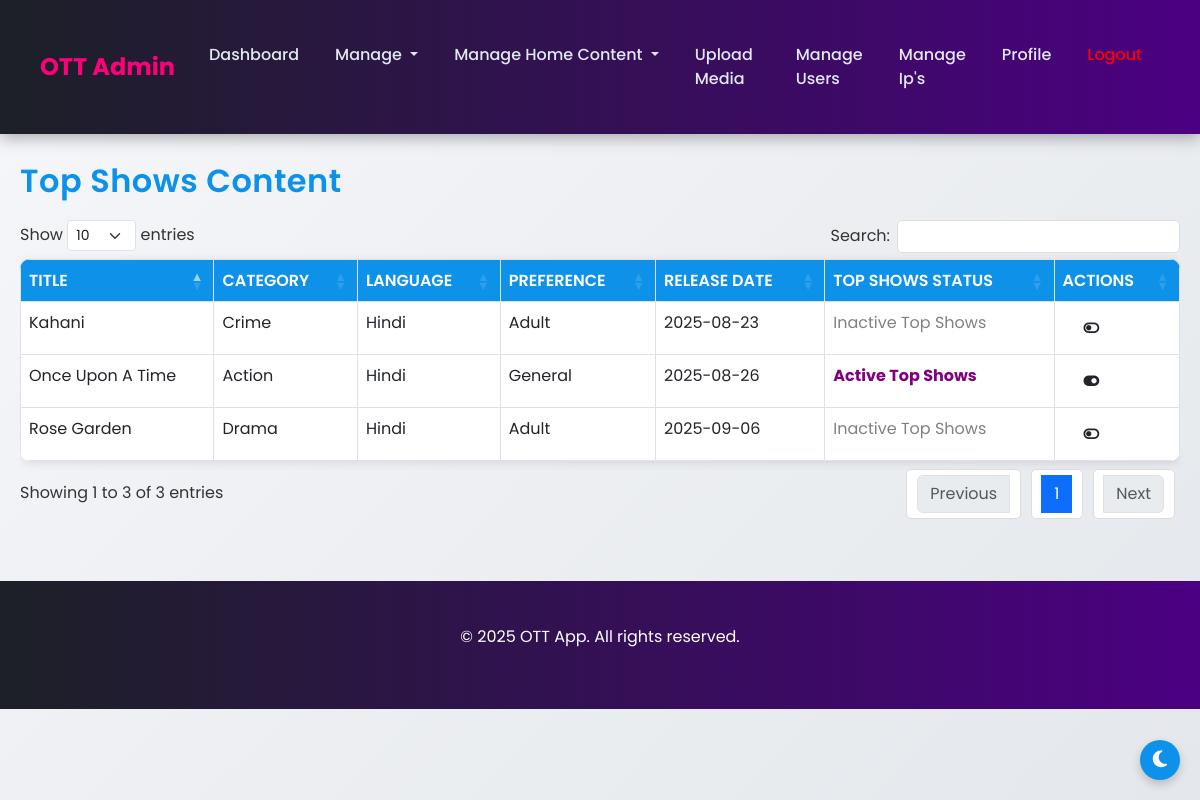
The app's page /admin/manage_home_topshows.php (signed in) with its own data.
### tables this page shows
CREATE TABLE `content` (
  `content_id` int(11) NOT NULL,
  `title` varchar(100) NOT NULL,
  `description` text DEFAULT NULL,
  `category_id` int(11) DEFAULT NULL,
  `thumbnail_url` text DEFAULT NULL,
  `video_url` varchar(255) DEFAULT NULL,
  `duration` int(11) DEFAULT NULL,
  `release_date` date DEFAULT NULL,
  `created_at` timestamp NOT NULL DEFAULT current_timestamp(),
  `status` enum('active','inactive') NOT NULL DEFAULT 'active',
  `content_type` varchar(255) DEFAULT NULL,
  `language_id` int(11) DEFAULT NULL,
  `preference_id` int(11) DEFAULT NULL,
  `trailer_url` varchar(255) DEFAULT NULL,
  `banner` tinyint(1) DEFAULT 0 COMMENT '1 for active banner, 0 for inactive banner',
  `top_shows` tinyint(1) DEFAULT 0 COMMENT '1 for active top_shows, 0 for inactive top_shows',
  `binge_worthy` tinyint(1) DEFAULT 0 COMMENT '1 for Binge Worthy, 0 for not Binge Worthy',
  `bollywood_binge` tinyint(1) DEFAULT 0 COMMENT '1 for Bollywoord Binge, 0 for not Bollywood Binge',
  `dubbed_in_hindi` tinyint(1) DEFAULT 0 COMMENT '1 for Dubbed In Hindi, 0 for not Dubbed In Hindi',
  `plan` varchar(20) DEFAULT 'free' COMMENT 'Plan type (e.g., free, paid)',
  `industry` varchar(100) DEFAULT NULL COMMENT 'Industry (e.g., Hollywood, Bollywood)'
);

CREATE TABLE `categories` (
  `category_id` int(11) NOT NULL,
  `name` varchar(50) NOT NULL,
  `status` enum('active','inactive') NOT NULL DEFAULT 'active',
  `main_category_id` int(11) NOT NULL DEFAULT 1
);

CREATE TABLE `languages` (
  `language_id` int(11) NOT NULL,
  `name` varchar(100) NOT NULL,
  `status` enum('active','inactive') DEFAULT 'active'
);

CREATE TABLE `content_preferences` (
  `preference_id` int(11) NOT NULL,
  `preference_name` varchar(50) NOT NULL,
  `description` varchar(255) DEFAULT NULL,
  `status` tinyint(1) NOT NULL DEFAULT 1,
  `created_at` timestamp NOT NULL DEFAULT current_timestamp()
);

### admin/manage_home_topshows.php (the view, shortened to what this page needs)
<?php
include '../api/config.php';
?>
<?php include 'includes/header.php'; ?>
<?php include 'includes/navbar.php'; ?>
<div class="container-fluid">
    <h2 class="mt-2">Top Shows Content</h2>
    <div class="table-responsive">
        <table id="contentTable" class="table table-bordered">
            <thead>
                <tr>
                    <th>Title</th>
                    <th>Category</th>
                    <th>Language</th>
                    <th>Preference</th>
                    <th>Release Date</th>
                    <th>Top Shows Status</th>
                    <th>Actions</th>
                </tr>
            </thead>
            <tbody>
                <?php
                $result = $conn->query("SELECT c.*, cat.name as category_name, l.name as language_name, cp.preference_name
                                        FROM content c
                                        JOIN categories cat ON c.category_id = cat.category_id
                                        LEFT JOIN languages l ON c.language_id = l.language_id
                                        LEFT JOIN content_preferences cp ON c.preference_id = cp.preference_id
                                        WHERE c.status = 'active'");
                while ($row = $result->fetch_assoc()) {
                    $top_shows_class = $row['top_shows'] == 1 ? 'top-shows-active' : 'top-shows-inactive';
                    $top_shows_text = $row['top_shows'] == 1 ? 'Active Top Shows' : 'Inactive Top Shows';
                    $top_shows_icon = $row['top_shows'] == 1 ? 'on' : 'off';
                    echo "<tr>
                        <td>" . htmlspecialchars($row['title']) . "</td>
                        <td>" . htmlspecialchars($row['category_name']) . "</td>
                        <td>" . htmlspecialchars($row['language_name'] ?? 'N/A') . "</td>
                        <td>" . htmlspecialchars($row['preference_name'] ?? 'N/A') . "</td>
                        <td>" . htmlspecialchars($row['release_date']) . "</td>
                        <td class='$top_shows_class'>$top_shows_text</td>
                        <td>
                            <form method='post' action='../api/content.php' style='display:inline;' onsubmit='return toggleTopShows(event, {$row['content_id']}, {$row['top_shows']})'>
                                <input type='hidden' name='action' value='toggle_top_shows'>
                                <input type='hidden' name='content_id' value='{$row['content_id']}'>
                                <input type='hidden' name='current_top_shows' value='{$row['top_shows']}'>
                                <button type='submit' class='btn btn-sm btn-purple'>
                                    <i class='fas fa-toggle-$top_shows_icon'></i>
                                </button>
                            </form>
                        </td>
                    </tr>";
                }
                ?>
            </tbody>
        </table>
    </div>
</div>
<?php include 'includes/footer.php'; ?>
</body>
</html>

### assets/css/style.css (style rules this page uses)
.container, .container-fluid { padding: 20px; max-width: 1400px; margin: 0 auto; }
h1, h2 { font-weight: 600; color: #0e91e9; margin-bottom: 20px; letter-spacing: 0.5px; }
.btn { border-radius: 8px; padding: 10px 20px; font-weight: 500; transition: all 0.3s ease; }
table.dataTable { border-radius: 10px; overflow: hidden; background: #fff; box-shadow: 0 2px 10px rgba(0, 0, 0, 0.1); color: #333; }
table.dataTable thead th { background: #0e91e9; color: #fff; font-weight: 600; text-transform: uppercase; }
table.dataTable tbody tr { transition: background 0.3s ease; }

### admin/manage_home_topshows.php (style rules this page uses)
.top-shows-active { color: purple !important; font-weight: bold; }
.top-shows-inactive { color: gray !important; }

### records on screen
content: title "Kahani", category.name "Crime", language.name "Hindi", preference.preference_name "Adult", release_date "2025-08-23", top_shows "Inactive Top Shows"
content: title "Rose Garden", category.name "Drama", language.name "Hindi", preference.preference_name "Adult", release_date "2025-09-06", top_shows "Inactive Top Shows"
content: title "Once Upon A Time", category.name "Action", language.name "Hindi", preference.preference_name "General", release_date "2025-08-26", top_shows "Active Top Shows"
